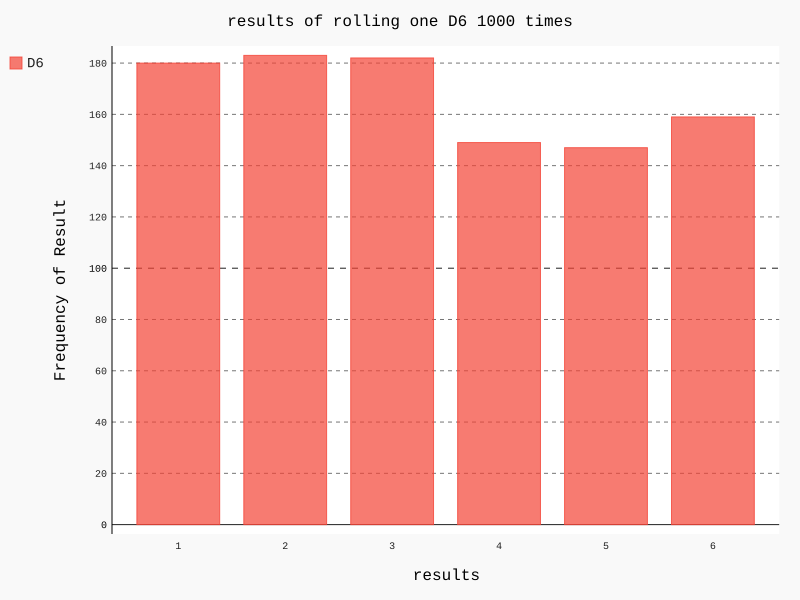

Reproduce this figure in Python.
import pygal
from die import Die
# 创建一个D6
die = Die()

# 掷几次骰子，并将结果储存在一个列表里面
results = []
for roll_num in range(1000):
    result = die.roll()
    results.append(result)

# 分析结果
frequencies = []
for value in range(1, die.num_sides+1):
    frequency = results.count(value)
    frequencies.append(frequency)

# 对结果进行可视化
hist = pygal.Bar()

hist.title = 'results of rolling one D6 1000 times'
hist.x_labels = [1, 2, 3, 4, 5, 6]
hist.x_title = 'results'
hist.y_title = 'Frequency of Result'

hist.add('D6',frequencies)
hist.render_to_file('die_visual.svg')
